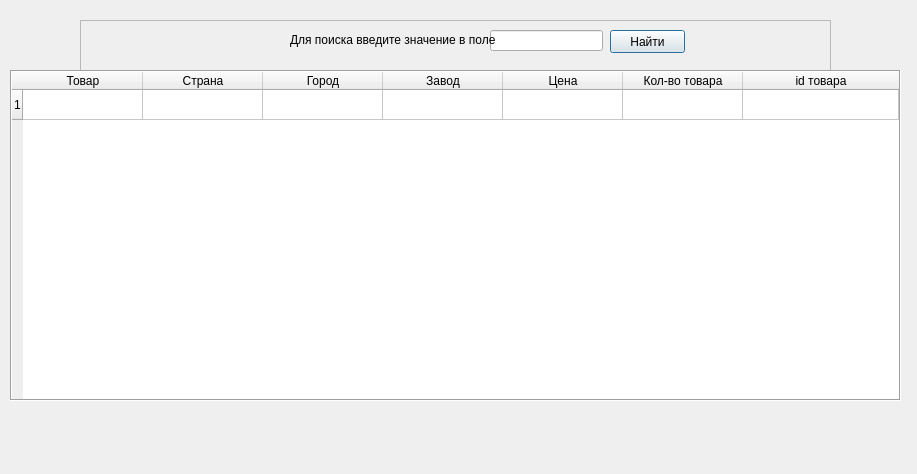
<?xml version="1.0" encoding="UTF-8"?>
<ui version="4.0">
 <class>Dialog</class>
 <widget class="QDialog" name="Dialog">
  <property name="geometry">
   <rect>
    <x>0</x>
    <y>0</y>
    <width>917</width>
    <height>474</height>
   </rect>
  </property>
  <property name="windowTitle">
   <string>Поиск</string>
  </property>
  <widget class="QFrame" name="frame_2">
   <property name="geometry">
    <rect>
     <x>80</x>
     <y>20</y>
     <width>751</width>
     <height>51</height>
    </rect>
   </property>
   <property name="frameShape">
    <enum>QFrame::StyledPanel</enum>
   </property>
   <property name="frameShadow">
    <enum>QFrame::Raised</enum>
   </property>
   <widget class="QLineEdit" name="lineEdit_4">
    <property name="geometry">
     <rect>
      <x>410</x>
      <y>10</y>
      <width>113</width>
      <height>21</height>
     </rect>
    </property>
    <property name="text">
     <string/>
    </property>
   </widget>
   <widget class="QLabel" name="label">
    <property name="geometry">
     <rect>
      <x>210</x>
      <y>10</y>
      <width>211</width>
      <height>20</height>
     </rect>
    </property>
    <property name="text">
     <string>Для поиска введите значение в поле</string>
    </property>
   </widget>
   <widget class="QPushButton" name="pushButton">
    <property name="geometry">
     <rect>
      <x>530</x>
      <y>10</y>
      <width>75</width>
      <height>23</height>
     </rect>
    </property>
    <property name="text">
     <string>Найти</string>
    </property>
   </widget>
  </widget>
  <widget class="QTableWidget" name="tableWidget">
   <property name="geometry">
    <rect>
     <x>10</x>
     <y>70</y>
     <width>891</width>
     <height>331</height>
    </rect>
   </property>
   <property name="frameShape">
    <enum>QFrame::Box</enum>
   </property>
   <property name="frameShadow">
    <enum>QFrame::Sunken</enum>
   </property>
   <property name="autoScrollMargin">
    <number>16</number>
   </property>
   <property name="rowCount">
    <number>1</number>
   </property>
   <property name="columnCount">
    <number>7</number>
   </property>
   <attribute name="horizontalHeaderVisible">
    <bool>true</bool>
   </attribute>
   <attribute name="horizontalHeaderDefaultSectionSize">
    <number>120</number>
   </attribute>
   <attribute name="horizontalHeaderStretchLastSection">
    <bool>true</bool>
   </attribute>
   <row>
    <property name="text">
     <string>1</string>
    </property>
   </row>
   <column>
    <property name="text">
     <string>Товар</string>
    </property>
   </column>
   <column>
    <property name="text">
     <string>Страна</string>
    </property>
   </column>
   <column>
    <property name="text">
     <string>Город</string>
    </property>
   </column>
   <column>
    <property name="text">
     <string>Завод</string>
    </property>
   </column>
   <column>
    <property name="text">
     <string>Цена</string>
    </property>
   </column>
   <column>
    <property name="text">
     <string>Кол-во товара</string>
    </property>
   </column>
   <column>
    <property name="text">
     <string>id товара</string>
    </property>
   </column>
   <item row="0" column="0">
    <property name="text">
     <string/>
    </property>
   </item>
  </widget>
 </widget>
 <resources/>
 <connections/>
</ui>
